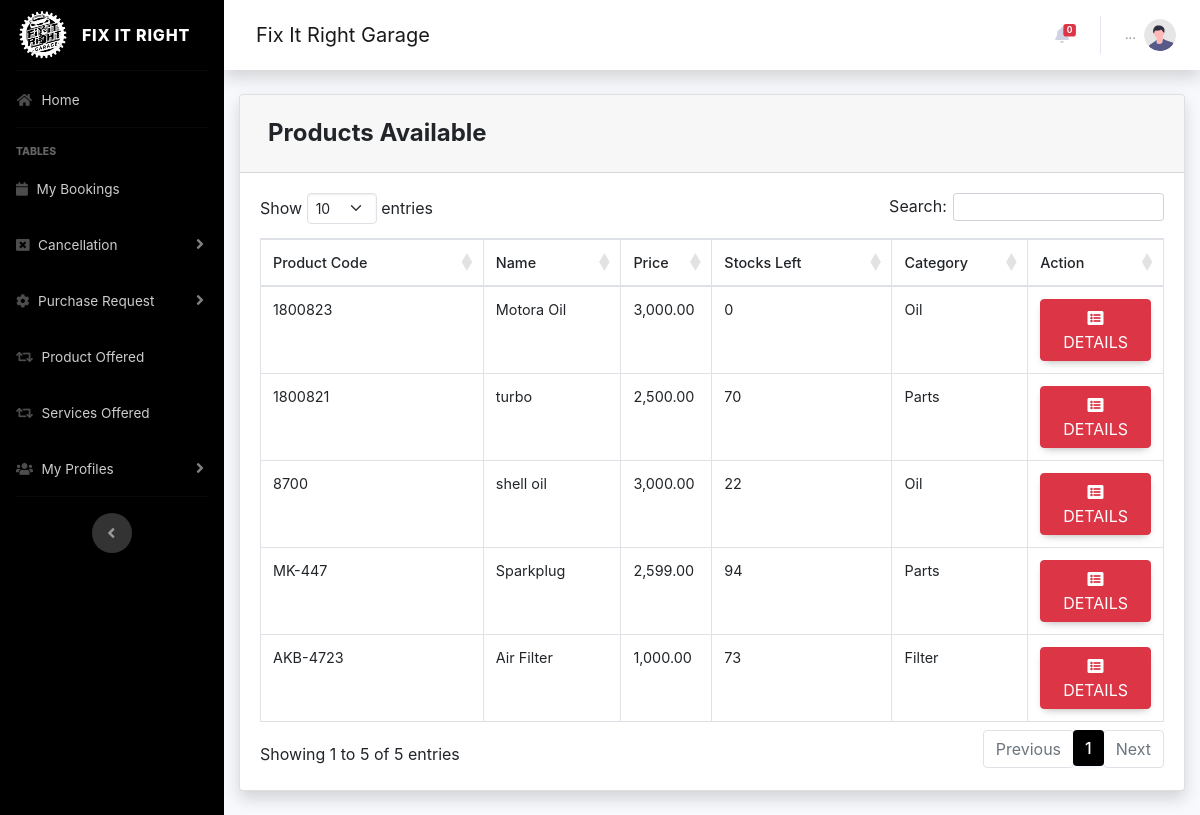
Screenshot of /pages/client/inventory.php (signed in) with the database file from the repository.
### tables this page shows
CREATE TABLE `product_inventory` (
  `p_id` int(64) NOT NULL,
  `p_product_code` varchar(255) NOT NULL,
  `p_name` varchar(255) NOT NULL,
  `p_description` varchar(255) NOT NULL,
  `p_qty_stock` int(64) NOT NULL,
  `p_on_hand` int(64) NOT NULL,
  `p_price` int(64) NOT NULL,
  `p_category` varchar(255) NOT NULL,
  `p_supplier` varchar(255) NOT NULL,
  `p_date_stock` date NOT NULL
);

### pages/client/inventory.php (the view, shortened to what this page needs)
<?php
  include 'process/session.php';
$sqlquery = "SELECT * FROM users WHERE id = $tempcode;";
     $result= $con->query($sqlquery);
     while($row = $result->fetch_assoc()) {
        $temp_type = $row['user_type'];
    }
?>
<!doctype html>
<html lang="en-US">
<head>
</head>
<body>
 <?php
    if ($temp_type == "admin") { ?>
           <div class="card shadow mb-4">
            <div class="card-header py-3">
              <h4 class="m-2 font-weight-bold">Product&nbsp;<a  href="employee_register.php" data-toggle="modal" data-target="#myModal" type="button" class="btn btn-danger" style="border-radius: 0px;"><i class="fas fa-fw fa-plus"></i></a></h4>
            </div>
            <div class="card-body">
              <div class="table-responsive">
                <table class="table table-bordered" id="dataTable" width="100%" cellspacing="0">
                  <thead>
                        <tr>
                          <th hidden>PRODUCT ID</th>
                     <th>Name</th>
                     <th width="10%">Price</th>
                    <th width="15%">Category</th>
                     <th width="15%">Action</th>
                        </tr>
                     </thead>
                    <tbody>
                      <!--    <a type="button" class="btn btn-warning bg-gradient-warning btn-block" style="border-radius: 0px;" href="update/inventory_edit.php?editId='.$row['p_id']. '">
                                    <i class="fas fa-fw fa-edit"></i> Edit
                                  </a> -->
                <?php
                        $query = "SELECT SUM(p_on_hand) as ptotalhand,p_price,p_date_stock,p_name,p_on_hand,p_id,p_category,p_supplier FROM product_inventory GROUP BY p_name";
                        $result = mysqli_query($con, $query) or die (mysqli_error($db));
                        while ($row = mysqli_fetch_assoc($result)) {
                          $tempprice = $row['p_price'];
                          $tempdates = $row['p_date_stock'];
                          $mycur = strtotime($tempdates);
                          $p = $row['p_on_hand'];
                        echo '<tr>';
                        echo '<td hidden>'. $row['p_id'].'</td>';
                        echo '<td>'. $row['p_name'].'</td>';
                        echo '<td>';echo number_format($tempprice,'2');echo'</td>';
                        echo '<td>'. $row['p_category'].'</td>';
                        echo '<td align="right"> <div class="btn-group">
                              <a type="button" class="btn btn-danger" href="view/inventory_details.php?action=edit & id='.$row['p_id'] . '"><i class="fas fa-fw fa-list-alt"></i> Details</a>
                            <div class="btn-group">
                              <a type="button" class="btn btn-danger dropdown no-arrow" data-toggle="dropdown" style="color:white;">
                              ... <span class="caret"></span></a>
                            <ul class="dropdown-menu text-center" role="menu">
                                <li>
                                   <button href="process/process.php?deleteinventory='.$row['p_id']. '" type="button"  class="btndel btn btn-danger bg-gradient-btn-danger btn-block" style="border-radius: 0px;" >
                                    <i class="fas fa-fw fa-trash"></i> Delete
                                  </button>
                                </li>
                            </ul>
                            </div>
                          </div> </td>';
                        echo '</tr> ';
                        }
                    ?>
                    </tbody>
                </table>
              </div>
            </div>
          </div>
       <?php } else { ?>
           <div class="card shadow mb-4">
            <div class="card-header py-3">
              <h4 class="m-2 font-weight-bold">Products Available&nbsp;</h4>
            </div>
            <div class="card-body">
              <div class="table-responsive">
                <table class="table table-bordered" id="dataTable" width="100%" cellspacing="0">
                  <thead>
                        <tr>
                    <th>Product Code</th>
                     <th>Name</th>
                     <th width="10%">Price</th>
                     <th width="20%">Stocks Left</th>
                    <th width="15%">Category</th>
                     <th width="15%">Action</th>
                        </tr>
                     </thead>
                    <tbody>
                <?php
                        $query = "SELECT SUM(p_on_hand) as ptotalhand,p_product_code,p_price,p_date_stock,p_name,p_on_hand,p_id,p_category,p_supplier FROM product_inventory GROUP BY p_name";
                        $result = mysqli_query($con, $query) or die (mysqli_error($db));
                        while ($row = mysqli_fetch_assoc($result)) {
                          $tempprice = $row['p_price'];
                          $p = $row['ptotalhand'];
                        echo '<tr>';
                        echo '<td >'. $row['p_product_code'].'</td>';
                        echo '<td>'. $row['p_name'].'</td>';
                        echo '<td>';echo number_format($tempprice,'2');echo'</td>';
                         echo '<td>'. $p.'</td>';
                        echo '<td>'. $row['p_category'].'</td>';
                        echo '<td align="right"> <div class="btn-group">
                              <a type="button" class="btn btn-danger" href="view/inventory_details.php?action=edit & id='.$row['p_id'] . '"><i class="fas fa-fw fa-list-alt"></i> Details</a>
                          </div> </td>';
                        echo '</tr> ';
                        }
                    ?>
                    </tbody>
                </table>
              </div>
            </div>
          </div>
        <?php } ?>
  </body>
  </html>
<?php
include ('footer.php');
 ?>

### pages/client/css/all.css (style rules this page uses)
.fa, .fas, .far, .fal, .fad, .fab { -moz-osx-font-smoothing: grayscale; -webkit-font-smoothing: antialiased; display: inline-block; font-style: normal; font-variant: normal; text-rendering: auto; line-height: 1; }
.fa-fw { text-align: center; width: 1.25em; }
.fa-list-alt:before { content: "\f022"; }
.fa, .fas { font-family: 'Font Awesome 5 Free'; font-weight: 900; }

### pages/client/footer.php (style rules this page uses)
body { font-family: 'Poppins', sans-serif; }

### rows the page displays
product_inventory: p_product_code "AKB-4723", p_name "Air Filter", p_price "1,000.00", p "73", p_category "Filter"
product_inventory: p_product_code "1800823", p_name "Motora Oil", p_price "3,000.00", p "0", p_category "Oil"
product_inventory: p_product_code "8700", p_name "shell oil", p_price "3,000.00", p "22", p_category "Oil"
product_inventory: p_product_code "MK-447", p_name "Sparkplug", p_price "2,599.00", p "94", p_category "Parts"
product_inventory: p_product_code "1800821", p_name "turbo", p_price "2,500.00", p "70", p_category "Parts"

### other values shown
$nummy2 "0"
